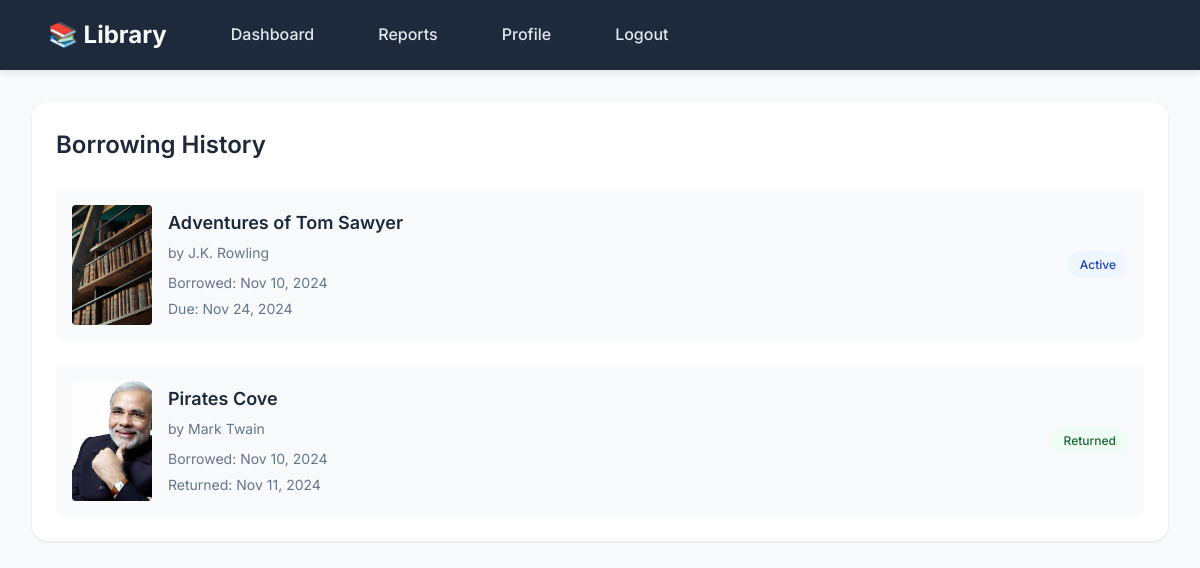
Screenshot of /user/borrowing-history/ (signed in) with the database file from the repository.
### catalog/models.py (models this page shows, shortened)
class Borrowing(models.Model):
    user = models.ForeignKey(User, on_delete=models.CASCADE)
    book = models.ForeignKey(Book, on_delete=models.CASCADE)
    borrowed_date = models.DateTimeField(auto_now_add=True)
    due_date = models.DateTimeField()
    returned_date = models.DateTimeField(null=True, blank=True)
    reminder_sent = models.BooleanField(default=False)
    class Meta:
        verbose_name = 'Borrowing'
        verbose_name_plural = 'Borrowings'

class Book(models.Model):
    title = models.CharField(max_length=200)
    author = models.CharField(max_length=200)
    isbn = models.CharField(max_length=13, unique=True)
    genre = models.CharField(max_length=100)
    description = models.TextField()
    cover_image = models.ImageField(upload_to='covers/', null=True, blank=True)
    pdf_file = models.FileField(upload_to='books/')
    total_copies = models.PositiveIntegerField(default=1)
    available_copies = models.PositiveIntegerField(default=1)
    created_at = models.DateTimeField(auto_now_add=True)
    updated_at = models.DateTimeField(auto_now=True)
    class Meta:
        verbose_name = 'Book'
        verbose_name_plural = 'Books'

### user/views.py (the view)
# urls.py: path('borrowing-history/', views.borrowing_history, name='borrowing_history'),
@login_required
def borrowing_history(request):
    borrowings = Borrowing.objects.filter(
        user=request.user
    ).select_related('book').order_by('-borrowed_date')
    for borrowing in borrowings:
        if borrowing.returned_date:
            duration = borrowing.returned_date - borrowing.borrowed_date
            borrowing.reading_duration = duration.days
        else:
            duration = timezone.now() - borrowing.borrowed_date
            borrowing.reading_duration = duration.days
    context = {
        'borrowings': borrowings,
        'now': timezone.now()
    }
    return render(request, 'user/borrowing_history.html', context)

### library_project/user/templates/user/borrowing_history.html (shortened to what this page needs)
{% extends 'catalog/base.html' %}
{% block content %}
<div class="container">
    <div class="card">
        <h2 class="card-title">Borrowing History</h2>
        <div class="borrowings-list">
            {% for borrowing in borrowings %}
            <div class="borrowing-item">
                <div class="book-info">
                    {% if borrowing.book.cover_image %}
                        <img src="{{ borrowing.book.cover_image.url }}" alt="{{ borrowing.book.title }}" class="book-cover">
                    {% endif %}
                    <div class="book-details">
                        <h3>{{ borrowing.book.title }}</h3>
                        <p class="book-author">by {{ borrowing.book.author }}</p>
                        <div class="borrowing-dates">
                            <span>Borrowed: {{ borrowing.borrowed_date|date:"M d, Y" }}</span>
                            {% if borrowing.returned_date %}
                                <span>Returned: {{ borrowing.returned_date|date:"M d, Y" }}</span>
                            {% else %}
                                <span>Due: {{ borrowing.due_date|date:"M d, Y" }}</span>
                            {% endif %}
                        </div>
                    </div>
                </div>
                <div class="borrowing-status">
                    {% if borrowing.returned_date %}
                        <span class="status-badge returned">Returned</span>
                    {% elif borrowing.due_date < now %}
                        <span class="status-badge overdue">Overdue</span>
                    {% else %}
                        <span class="status-badge active">Active</span>
                    {% endif %}
                </div>
            </div>
            {% empty %}
            <p class="no-borrowings">You haven't borrowed any books yet.</p>
            {% endfor %}
        </div>
    </div>
</div>
{% endblock %}

### catalog/templates/catalog/base.html (style rules this page uses)
* { margin: 0; padding: 0; box-sizing: border-box; }
body { font-family: 'Inter', sans-serif; line-height: 1.6; background: #f8fafc; color: #334155; }
.container { max-width: 1200px; margin: 2rem auto; padding: 0 1rem; }
.card { background: white; border-radius: 1rem; box-shadow: 0 1px 3px rgba(0,0,0,0.1); padding: 1.5rem; margin-bottom: 1.5rem; }
.status-badge { display: inline-flex; align-items: center; padding: 0.25rem 0.75rem; border-radius: 9999px; font-size: 0.75rem; font-weight: 500; }
.status-badge.returned { background: #f0fdf4; color: #166534; }
.status-badge.active { background: #eff6ff; color: #1e40af; }

### library_project/user/templates/user/borrowing_history.html (style rules this page uses)
.card-title { font-size: 1.5rem; font-weight: 600; margin-bottom: 1.5rem; color: #1e293b; }
.borrowings-list { display: flex; flex-direction: column; gap: 1.5rem; }
.borrowing-item { display: flex; justify-content: space-between; align-items: center; padding: 1rem; background: #f8fafc; border-radius: 0.5rem; }
.book-info { display: flex; gap: 1rem; align-items: center; }
.book-cover { width: 80px; height: 120px; object-fit: cover; border-radius: 0.25rem; }
.book-details h3 { font-size: 1.125rem; font-weight: 600; color: #1e293b; margin-bottom: 0.25rem; }
.book-author { color: #64748b; font-size: 0.875rem; margin-bottom: 0.5rem; }
.borrowing-dates { display: flex; flex-direction: column; gap: 0.25rem; font-size: 0.875rem; color: #64748b; }

### rows the page displays
Borrowing: book.cover_image (picture), book "Adventures of Tom Sawyer", book.author "J.K. Rowling", borrowed_date "Nov 10, 2024", due_date "Nov 24, 2024", shows "Active"
Borrowing: book.cover_image (picture), book "Pirates Cove", book.author "Mark Twain", borrowed_date "Nov 10, 2024", returned_date "Nov 11, 2024", shows "Returned"
